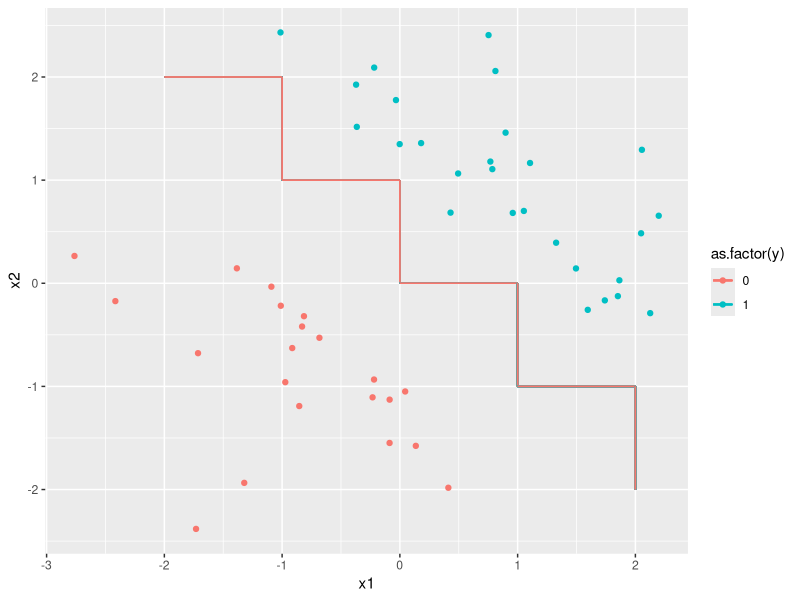

R code for this plot:
## ---- chunk 1
x1 = rnorm(100, 0, 1)
x2 = rnorm(100, 0, 1)
y = ifelse(x1 + x2 > 0, 1, 0)
d = data.frame(cbind(x1, x2, y)[which(x1 + x2 > 1 | x1 + x2 < -1),])
library(ggplot2)
ggplot(d, aes(x = x1, y = x2, color = as.factor(y))) + 
	geom_point() + 
	geom_segment(x = -2, y = 2, xend = -1, yend = 2) +
	geom_segment(x = -1, y = 2, xend = -1, yend = 1) +
	geom_segment(x = -1, y = 1, xend = 0, yend = 1) +
	geom_segment(x = 0, y = 1, xend = 0, yend = 0) +
	geom_segment(x = 0, y = 0, xend = 1, yend = 0) +
	geom_segment(x = 1, y = 0, xend = 1, yend = -1) +
	geom_segment(x = 1, y = -1, xend = 2, yend = -1) +
	geom_segment(x = 2, y = -1, xend = 2, yend = -2)
